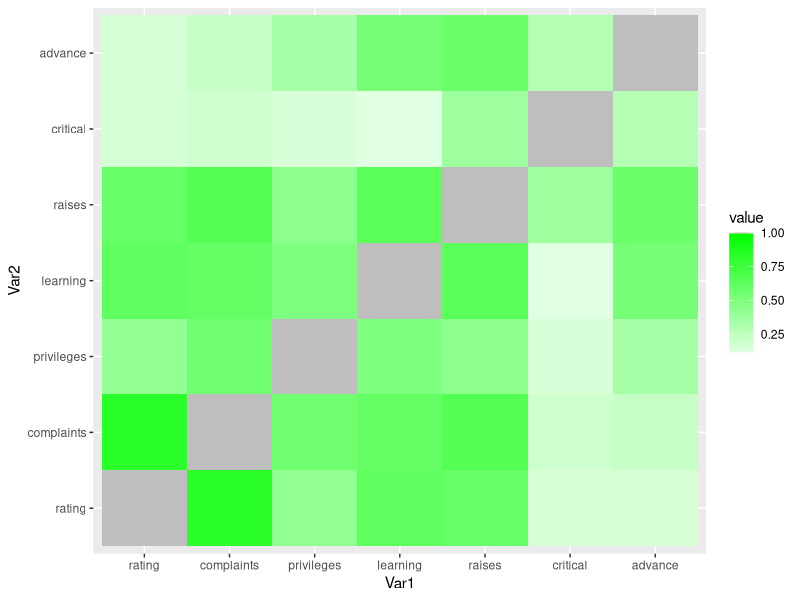

Write R code to recreate this figure. (Note: this script raises an error after producing the figure.)
#############################################
#Correlation Heatmap
#from R-Bloggers
############################################
data(attitude)
library(ggplot2)
library(reshape2)
p<-qplot(x=Var1, y=Var2, data=melt(cor(attitude)),fill=value, geom="tile")
    
##Change the color gradient#####
#set up a coloring scheme using colorRampPalette
red=rgb(1,0,0); green=rgb(0,1,0); blue=rgb(0,0,1); white=rgb(1,1,1)
RtoWrange<-colorRampPalette(c(red, white ) )
WtoGrange<-colorRampPalette(c(white, green) ) 

p + scale_fill_gradient2(low=RtoWrange(100), 
                              mid=WtoGrange(100), high="gray")

##########################################
#Principal Component Analysis and
#Plots of variable loading by PCA
#########################################
pca <- prcomp(attitude, scale=T)
melted<-melt(pca$rotation)
qplot(x=Var1, y=value, facets=~Var2, data=melted, geom="bar",stat="identity")
                              